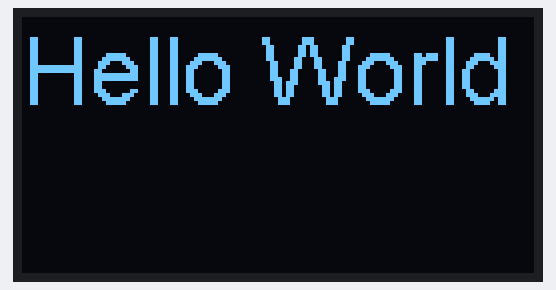
The sketch below on a simulated ESP32. Shown: 128×64 one-colour display.

Above: at 0.1 s.

The sketch:

esp32_oled.ino
```cpp
#include <Wire.h>
#include "SSD1306.h"

SSD1306 display(0x3c, 21, 22);

void setup() {
  display.init();

  display.setFont(ArialMT_Plain_24);
  display.drawString(0, 0, "Hello World");
  display.display();
}

void loop() {

}
```
